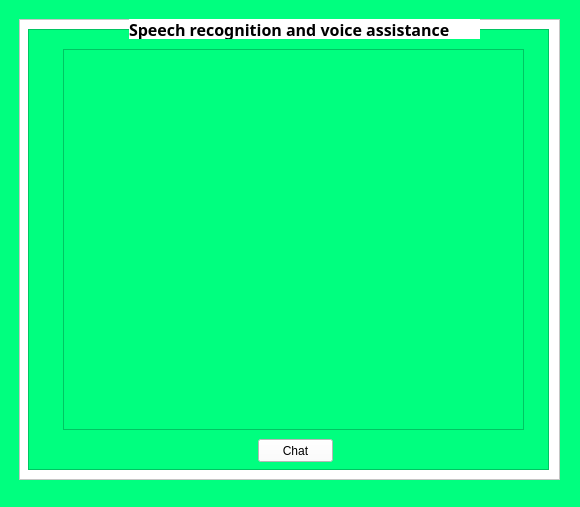
<?xml version="1.0" encoding="UTF-8"?>
<ui version="4.0">
 <class>MainWindow</class>
 <widget class="QMainWindow" name="MainWindow">
  <property name="geometry">
   <rect>
    <x>0</x>
    <y>0</y>
    <width>580</width>
    <height>507</height>
   </rect>
  </property>
  <property name="windowTitle">
   <string>MainWindow</string>
  </property>
  <property name="styleSheet">
   <string notr="true">background-color: rgb(0, 255, 127);</string>
  </property>
  <widget class="QWidget" name="centralwidget">
   <widget class="QFrame" name="frame">
    <property name="geometry">
     <rect>
      <x>19</x>
      <y>19</y>
      <width>541</width>
      <height>461</height>
     </rect>
    </property>
    <property name="styleSheet">
     <string notr="true">background-color: rgb(255, 255, 255);</string>
    </property>
    <property name="frameShape">
     <enum>QFrame::StyledPanel</enum>
    </property>
    <property name="frameShadow">
     <enum>QFrame::Raised</enum>
    </property>
    <widget class="QFrame" name="frame_2">
     <property name="geometry">
      <rect>
       <x>9</x>
       <y>10</y>
       <width>521</width>
       <height>441</height>
      </rect>
     </property>
     <property name="styleSheet">
      <string notr="true">background-color: rgb(0, 255, 127);</string>
     </property>
     <property name="frameShape">
      <enum>QFrame::StyledPanel</enum>
     </property>
     <property name="frameShadow">
      <enum>QFrame::Raised</enum>
     </property>
     <widget class="QTextBrowser" name="chatBrowser">
      <property name="geometry">
       <rect>
        <x>35</x>
        <y>20</y>
        <width>461</width>
        <height>381</height>
       </rect>
      </property>
      <property name="font">
       <font>
        <family>Segoe UI</family>
        <pointsize>10</pointsize>
        <weight>75</weight>
        <italic>true</italic>
        <bold>true</bold>
       </font>
      </property>
      <property name="styleSheet">
       <string notr="true">background-color: rgb(0, 255, 127);
color: rgb(255, 255, 255);</string>
      </property>
      <property name="html">
       <string>&lt;!DOCTYPE HTML PUBLIC &quot;-//W3C//DTD HTML 4.0//EN&quot; &quot;http://www.w3.org/TR/REC-html40/strict.dtd&quot;&gt;
&lt;html&gt;&lt;head&gt;&lt;meta name=&quot;qrichtext&quot; content=&quot;1&quot; /&gt;&lt;style type=&quot;text/css&quot;&gt;
p, li { white-space: pre-wrap; }
&lt;/style&gt;&lt;/head&gt;&lt;body style=&quot; font-family:'Segoe UI'; font-size:10pt; font-weight:600; font-style:italic;&quot;&gt;
&lt;p style=&quot;-qt-paragraph-type:empty; margin-top:0px; margin-bottom:0px; margin-left:0px; margin-right:0px; -qt-block-indent:0; text-indent:0px;&quot;&gt;&lt;br /&gt;&lt;/p&gt;&lt;/body&gt;&lt;/html&gt;</string>
      </property>
     </widget>
     <widget class="QPushButton" name="pushButton">
      <property name="geometry">
       <rect>
        <x>230</x>
        <y>410</y>
        <width>75</width>
        <height>23</height>
       </rect>
      </property>
      <property name="font">
       <font>
        <family>Segoe UI</family>
        <pointsize>9</pointsize>
       </font>
      </property>
      <property name="styleSheet">
       <string notr="true">background-color: rgb(255, 255, 255);
border-color: rgb(0, 255, 127);</string>
      </property>
      <property name="text">
       <string>Chat</string>
      </property>
     </widget>
    </widget>
    <widget class="QLabel" name="introlabel">
     <property name="geometry">
      <rect>
       <x>110</x>
       <y>0</y>
       <width>351</width>
       <height>20</height>
      </rect>
     </property>
     <property name="font">
      <font>
       <family>Rockwell</family>
       <pointsize>12</pointsize>
       <weight>75</weight>
       <bold>true</bold>
      </font>
     </property>
     <property name="text">
      <string>Speech recognition and voice assistance</string>
     </property>
    </widget>
   </widget>
  </widget>
 </widget>
 <resources/>
 <connections/>
</ui>
